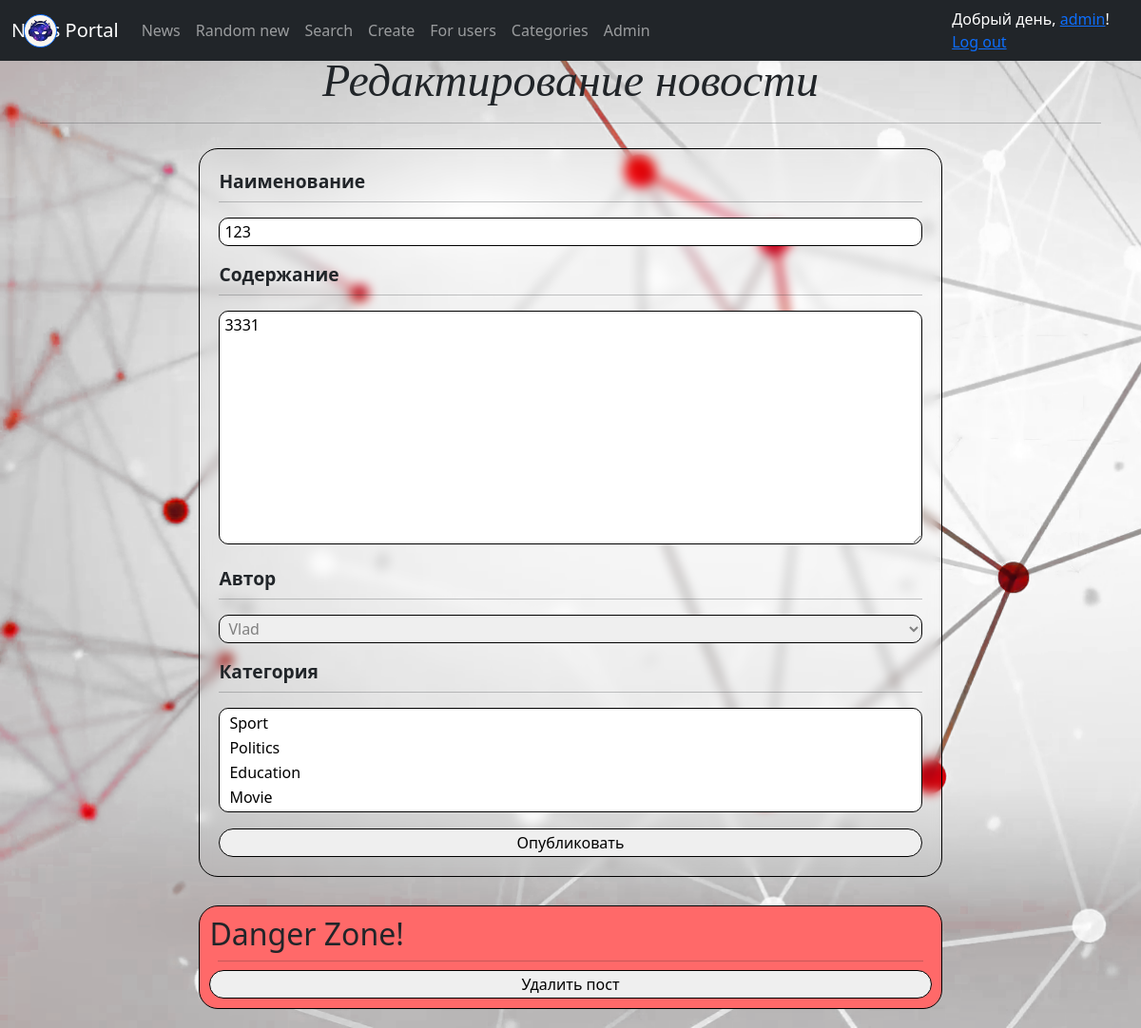
The app's page /news/16/edit (signed in), older data.
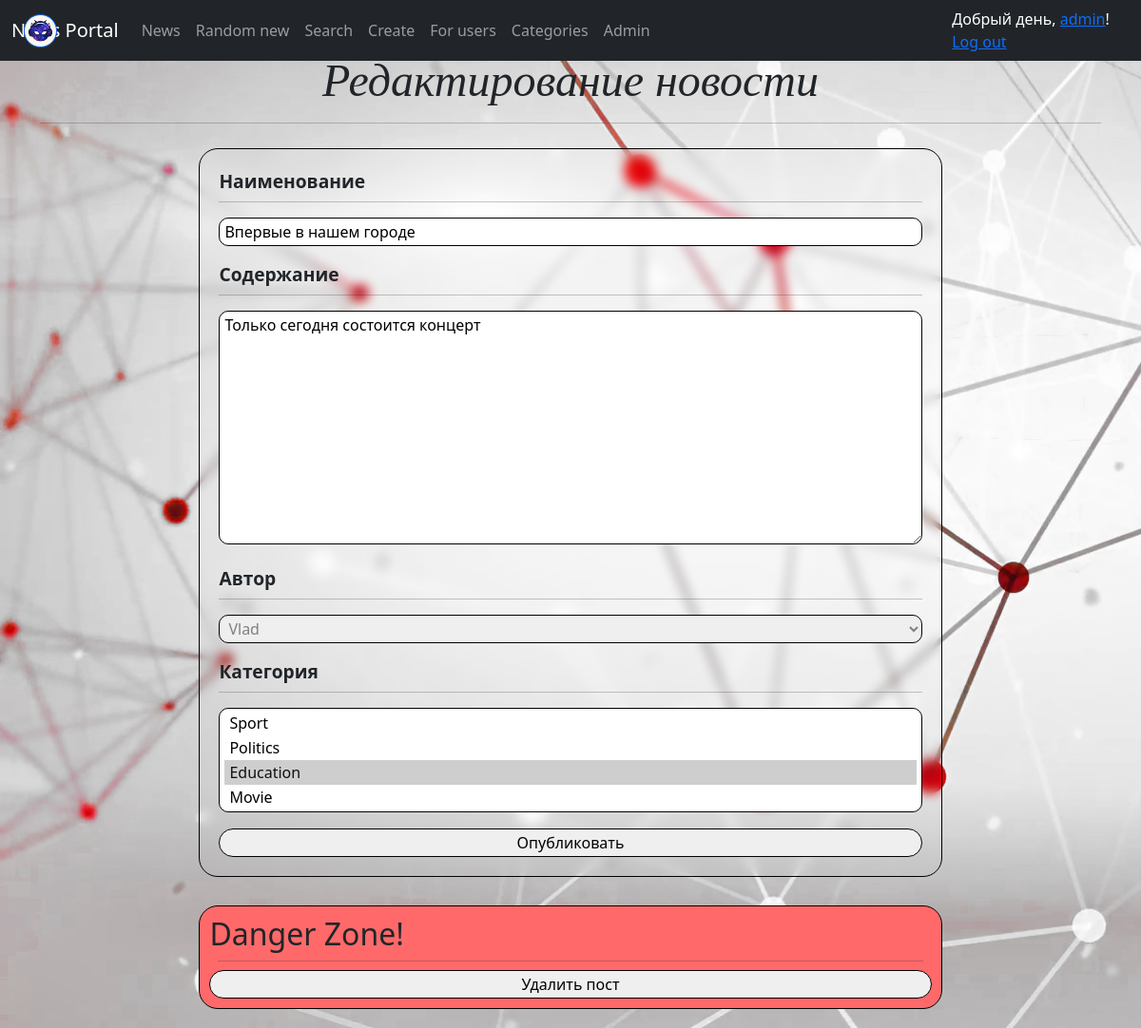
The same page, newer data.
### news/models.py (models this page shows, shortened)
class Post(models.Model):
    news = 'NE'
    article = 'AR'
    name = models.CharField(max_length=255)
    type = models.CharField(max_length=2, choices=TYPE_OF_NEW, default=news)
    datetime_in = models.DateTimeField(auto_now_add=True)
    content = models.TextField()
    category = models.ManyToManyField('Category', through='PostCategories')
    author = models.ForeignKey('Author', on_delete=models.CASCADE, related_name='author')
    rating = models.IntegerField(default=0)

### news/views.py (the view)
# urls.py: path('<int:pk>/edit', PostUpdate.as_view(), name='post_edit'),
class PostUpdate(LoginRequiredMixin, PermissionRequiredMixin, UpdateView):
    permission_required = ('news.change_post',)
    form_class = PostForm
    model = Post
    template_name = 'post_edit_page.html'

### news/forms.py
class PostForm(forms.ModelForm):
    def __init__(self, *args, **kwargs):
        super(PostForm, self).__init__(*args, **kwargs)
        self.fields['name'].label = 'Наименование'
        self.fields['content'].label = 'Содержание'
        self.fields['category'].empty_label = None
        self.fields['category'].label = 'Категория'
        self.fields['author'].label = 'Автор'
        self.fields['author'].empty_label = 'Выберите автора'
        self.fields['author'].disabled = True
    class Meta:
        model = Post
        fields = ['name',
                  'content',
                  'author',
                  'category']

### news/models.py (called while the page is built)
    def __str__(self):
        return self.user.username

    def __str__(self):
        return self.category_name.title()

### news/templatetags/custom_tags.py (called while the page is built)
@register.simple_tag()
def random_new_id():
    return choice([i['id'] for i in Post.objects.all().values('id')])

### templates/post_edit_page.html (shortened to what this page needs)
{% extends 'flatpages/default.html' %}
{% load static %}
{% block content %}
<link rel="stylesheet" type='text/css' href="{% static 'css/edit-styles.css' %}">
{% if 'edit' in request.path and object.type == 'NE' %}
    <h1>Редактирование новости</h1>
{% elif 'edit' in request.path and object.type == 'AR' %}
    <h1>Редактирование статьи</h1>
{% elif 'create' in request.path and 'news' in request.path %}
    <h1>Создание новости</h1>
{% elif 'create' in request.path and 'articles' in request.path %}
    <h1>Создание статьи</h1>
{% endif %}
<hr>
<section>
    <form action="" method="post" onsubmit="enablePath();">
        {% for i in form %}
            <div class="filter-block">
                <p class="label">{{ i.label }}</p>
                <hr>
                <p class="filter-field">{{ i }}</p>
            </div>
            {% endfor %}
        <input type="submit" value="Опубликовать">
    </form>
</section>
{% if 'edit' in request.path %}
    <div class="danger-zone">
        <h2>Danger Zone!</h2>
        <hr>
        <a href="delete/"><input type="submit" value="Удалить пост"></a>
    </div>
{% endif %}
{% endblock content %}

### templates/flatpages/default.html (shortened to what this page needs)
<!DOCTYPE html>
<html lang="en">
    <head>
        {% load static %}
        <link href="{% static 'css/styles.css' %}" rel="stylesheet" />
        <link rel="stylesheet" type='text/css' href="{% static 'css/news-styles.css' %}">
    </head>
    <body>
        {% load custom_tags %}
        <nav style="z-index: 100; position: fixed; width: 100%;" class="navbar navbar-expand-lg navbar-dark bg-dark static-top">
            <a class="logo" href="https://github.com/Sw0tty" title="Разработчик"></a>
           <div class="container">
               <a class="navbar-brand" href="/">News Portal</a>
               <div class="collapse navbar-collapse" id="navbarResponsive">
                   <ul class="navbar-nav ml-auto">
                       <li class="nav-item">
                           <a class="nav-link" href="/news/">News</a>
                       </li>
                       <li class="nav-item">
                           <a class="nav-link" href="/news/{% random_new_id %}">Random new</a>
                       </li>
                       <li class="nav-item">
                           <a class="nav-link" href="/news/search/">Search</a>
                       </li>
                       <li class="nav-item active">
                           <a class="nav-link" href="/create/">Create</a>
                       </li>
                       <li class="nav-item">
                           <a class="nav-link" href="/for-users/">For users</a>
                       </li>
                       <li class="nav-item">
                           <a class="nav-link" href="/categories/">Categories</a>
                       </li>
                       <li class="nav-item">
                           <a class="nav-link" href="/admin/">Admin</a>
                       </li>
                   </ul>
               </div>
           </div>
            {% if request.user.username %}
                <label style="color: white; padding-right: 10px;">Добрый день, <a href="/accounts/profile">{{ request.user.username }}</a>! <a href="/accounts/logout">Log out</a></label>
            {% else %}
                <label style="color: white; padding-right: 10px;">Вы не вошли в аккаунт, <a href="/accounts/login">Login</a></label>
            {% endif %}
        </nav>
        <div class="container">
           <div style="padding-top: 5%;" class="row">
               <div class="col-lg-12 text-center">
                   {% block content %}
                   {% endblock content %}
               </div>
           </div>
        </div>
    </body>
</html>

### static/css/news-styles.css (style rules this page uses)
h1 { font-style: italic; font-family: fantasy; font-size: 3em; }

### static/css/edit-styles.css (style rules this page uses)
.danger-zone { background-color: #FF6969; border: 1px solid black; border-radius: 20px; padding: 10px; margin: 20px; display: inline-block; }
body { background: url("/static/assets/technology.png") no-repeat fixed; background-size: cover; }
.filter-block>hr { margin-top: -10px; }
.danger-zone>hr { margin: 9px; }
input[type="submit"] { width: 100%; border: 1px solid; border-radius: 20px; height: 30px; }
input, textarea, select { width: 100%; border-radius: 10px; border: 1px solid black; }
option, input[type="text"], textarea, select { padding-left: 5px; padding-right: 5px; padding-top: 2px; padding-bottom: 2px; }
h2 { text-align: left; }
section { display: flex; justify-content: center; align-items: center; }
form { backdrop-filter: blur(6px); margin: 10px; padding: 20px; border: 1px solid black; border-radius: 20px; }
.danger-zone, form { width: 70%; }
p { text-align: left; font-weight: bold; }
.label { font-size: 1.2em; }

Row changes from the older to the newer data that the page shows:
changed Post "Vlad": name "123" → "Впервые в нашем городе"; content "3331" → "Только сегодня состоится концерт"
Text that changed along with them:
form field category: "Sport / Politics / Education / Movie" → "Sport / Politics / Education ☑ / Movie"
